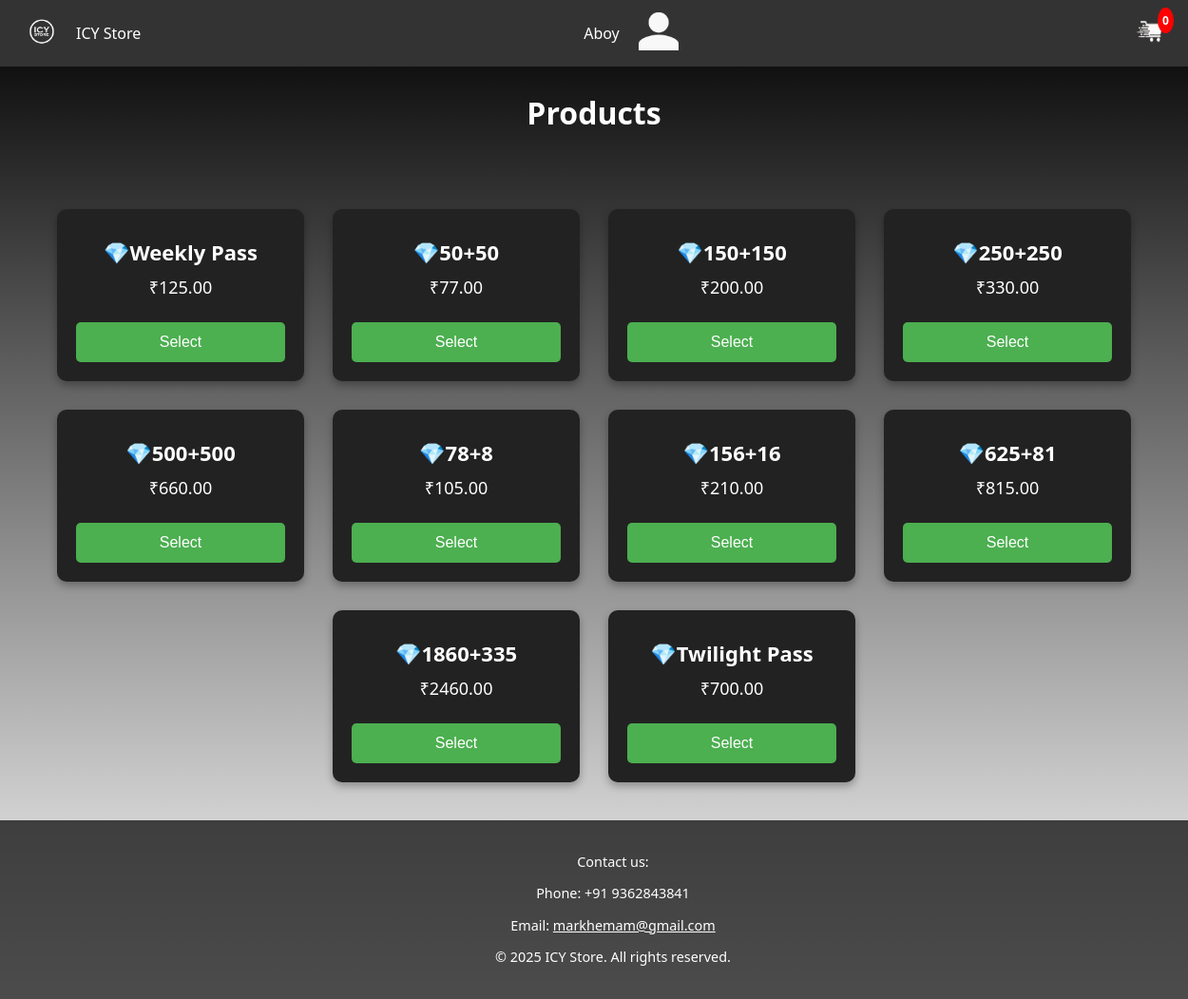
Screenshot of /products/ (signed in) with the database file from the repository.
### users/models.py (models this page shows, shortened)
class Product(models.Model):
    name = models.CharField(max_length=100)
    price = models.DecimalField(max_digits=10, decimal_places=2)

### users/views.py (the view)
# urls.py: path('products/', views.products, name='products'),
@login_required
def products(request):
    products = Product.objects.all()  # Fetch all products from the database
    cart_item_count = Cart.objects.filter(user=request.user).count()
    return render(request, 'products.html', {'products': products, 'cart_item_count': cart_item_count})

### users/templates/products.html (shortened to what this page needs)
{% load static %}
<!DOCTYPE html>
<html lang="en">
<head>
    <link rel="stylesheet" href="{% static 'styles.css' %}">
</head>
<body>
    <header class="header">
        <div class="logo-container">
            <img src="{% static 'logo.png' %}" alt="ICY Store Logo" class="logo">
            <span class="store-name">ICY Store</span>
        </div>
        <div class="user-info">
            <span class="username">{{ user.username }}</span>
            <div class="user-dropdown">
                <img src="{% static 'person-icon.png' %}" alt="User Icon" class="person-icon" onclick="toggleDropdown()">
            </div>
        </div>
        <div class="cart-container">
            <img src="{% static 'cart.png' %}" alt="Cart" class="cart-icon" onclick="viewCart()">
            <span class="cart-item-count" id="cart-item-count">{{ cart_item_count }}</span>
        </div>
    </header>
    <main>
        <center><h2>Products</h2></center>
        <div class="main-content">
            <div class="diamond-packs">
                {% for product in products %}
                    <div class="diamond-pack" data-id="{{ product.id }}" data-name="{{ product.name }}" data-price="{{ product.price }}">
                        <h3>💎{{ product.name }}</h3>
                        <p>₹{{ product.price }}</p>
                        <button class="select-pack" onclick="openDialog(this)">Select</button>
                    </div>
                {% empty %}
                    <p>No products available right now. Please check back later!</p>
                {% endfor %}
            </div>
        </div>
    </main>
    <footer>
        <p>Contact us:</p>
        <p>Phone: +91 9362843841</p>
        <p>Email: <a href="mailto:markhemam@gmail.com">markhemam@gmail.com</a></p>
        <p>&copy; 2025 ICY Store. All rights reserved.</p>
    </footer>
</body>
</html>

### users/static/styles.css (style rules this page uses)
body { margin: 0; padding: 0; font-family: 'Segoe UI', Tahoma, Geneva, Verdana, sans-serif; background: linear-gradient(to bottom, #000000, #ffffff); color: #fff; min-height: 100vh; display: flex; flex-direction: column; }
h2 { font-size: 2em; margin-bottom: 40px; }
header { background-color: #333; color: #fff; padding: 10px 20px; display: flex; justify-content: space-between; align-items: center; }
header .logo-container, .user-info { display: flex; align-items: center; }
header .logo { height: 50px; width: auto; margin-right: 10px; }
header .user-info { display: flex; align-items: center; gap: 20px; }
header .user-dropdown { position: relative; }
.diamond-packs { display: flex; flex-wrap: wrap; justify-content: center; gap: 30px; padding: 40px; }
.diamond-pack { background-color: #222; color: white; padding: 20px; border-radius: 10px; text-align: center; width: 220px; box-shadow: 0 4px 8px rgba(0, 0, 0, 0.3); transition: transform 0.3s ease, box-shadow 0.3s ease; }
.diamond-pack h3 { margin: 10px 0; font-size: 22px; }
.diamond-pack p { font-size: 18px; margin: 10px 0; }
.select-pack { background-color: #4CAF50; border: none; color: white; padding: 12px; margin-top: 15px; cursor: pointer; border-radius: 5px; width: 100%; font-size: 16px; transition: background-color 0.3s ease; }
footer { background-color: rgba(0, 0, 0, 0.7); text-align: center; padding: 20px; font-size: 0.9em; margin-top: auto; position: relative; width: 100%; }
footer a { color: #ffffff; text-decoration: underline; }
.cart-container { position: relative; display: inline-block; margin-left: 10px; }
.cart-icon { width: 40px; height: 40px; cursor: pointer; }
.cart-item-count { position: absolute; top: -5px; right: -5px; background-color: red; color: white; font-size: 12px; border-radius: 50%; padding: 5px; font-weight: bold; }
.person-icon { height: 40px; }

### rows the page displays
Product: name "Weekly Pass", price "125.00"
Product: name "50+50", price "77.00"
Product: name "150+150", price "200.00"
Product: name "250+250", price "330.00"
Product: name "500+500", price "660.00"
Product: name "78+8", price "105.00"
Product: name "156+16", price "210.00"
Product: name "625+81", price "815.00"
Product: name "1860+335", price "2460.00"
Product: name "Twilight Pass", price "700.00"

### other values shown
{{ user.username }} "Aboy"
{{ cart_item_count }} "0"
